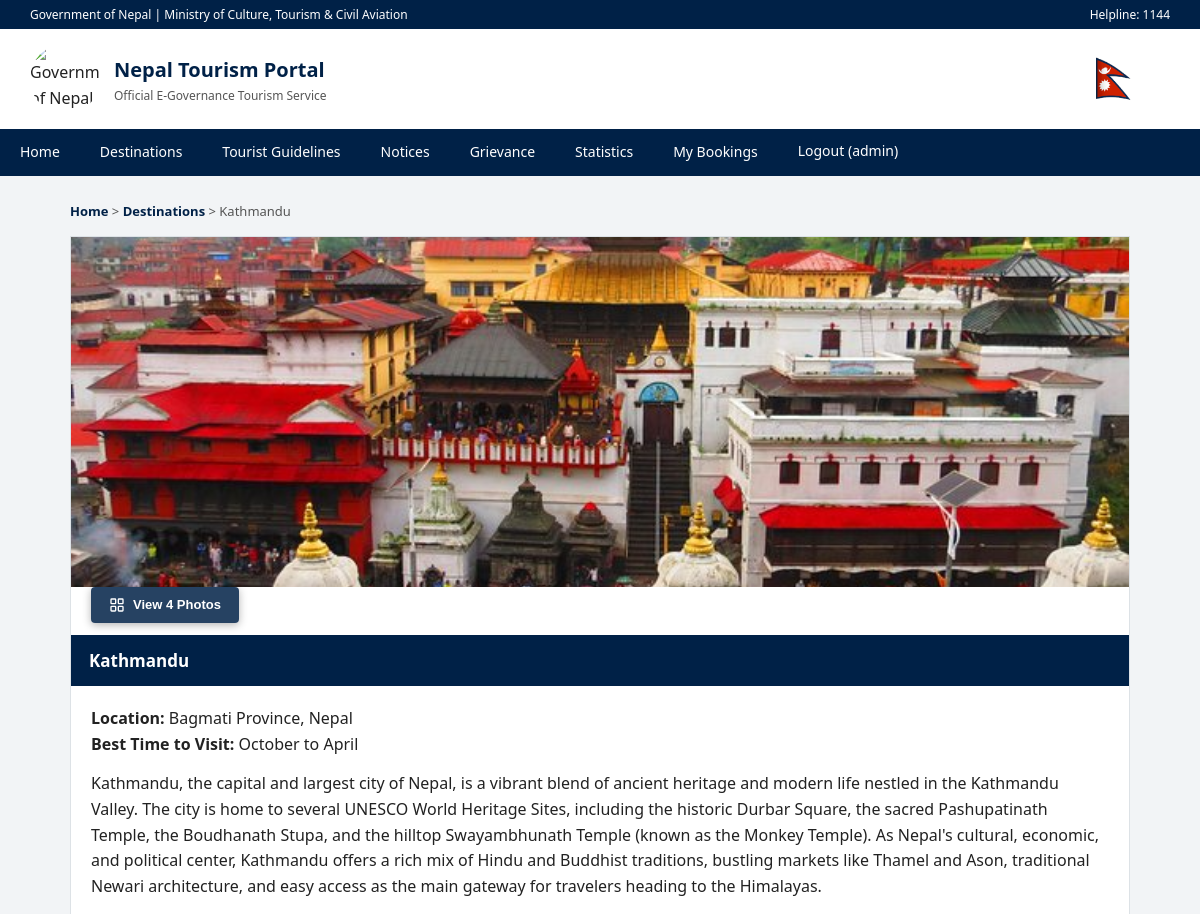
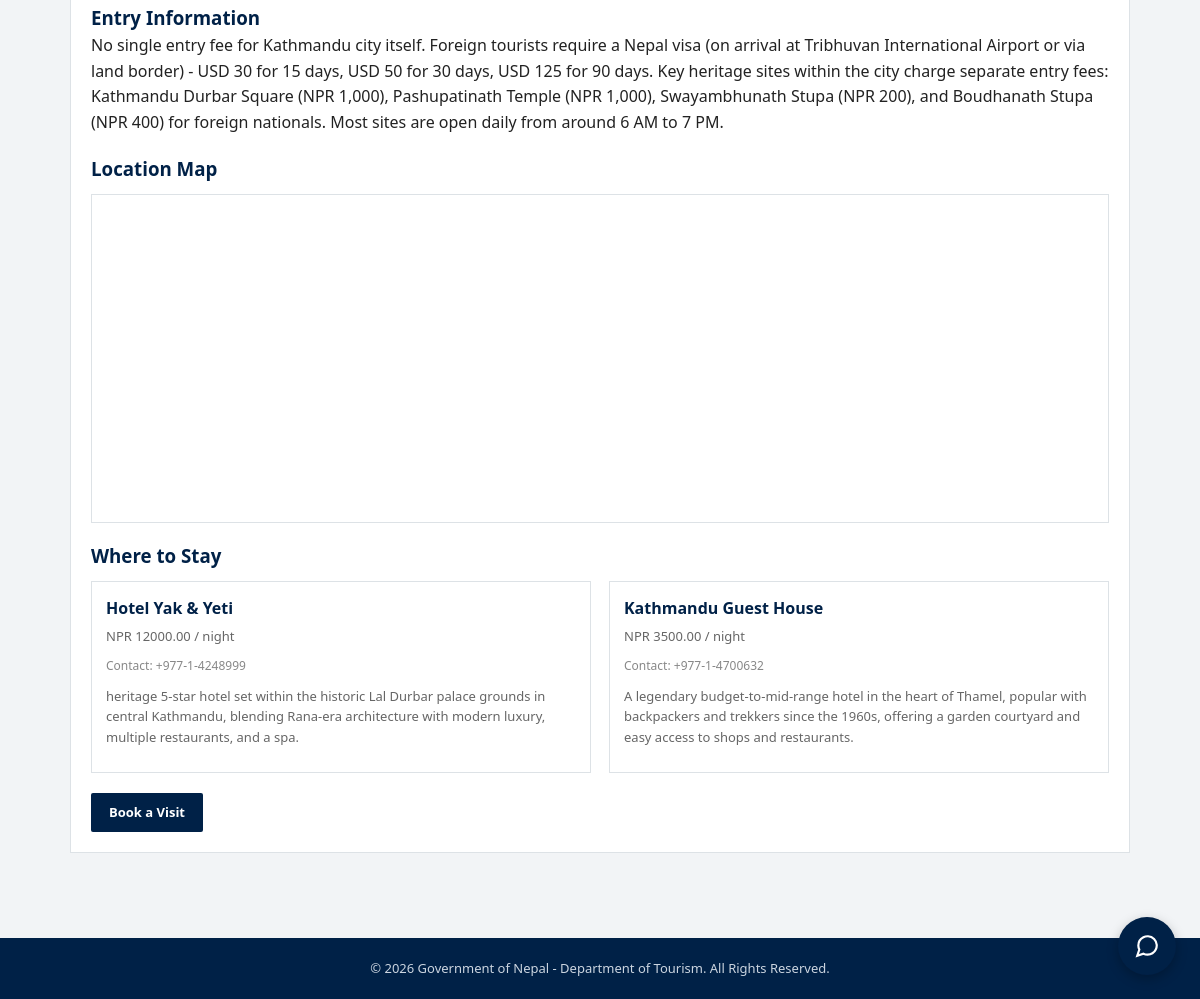
The page /destinations/1/ (signed in) on the database its author committed (2 pictures, top to bottom).
### destinations/models.py (models this page shows, shortened)
class Destination(models.Model):
    name = models.CharField(max_length=200)
    location = models.CharField(max_length=200)
    description = models.TextField()
    best_time_to_visit = models.CharField(max_length=200, blank=True)
    entry_information = models.TextField(blank=True)
    latitude = models.DecimalField(max_digits=9, decimal_places=6, blank=True, null=True)
    longitude = models.DecimalField(max_digits=9, decimal_places=6, blank=True, null=True)
    image = models.ImageField(upload_to='destinations/', blank=True, null=True)
    is_active = models.BooleanField(default=True)
    created_at = models.DateTimeField(auto_now_add=True)

class Hotel(models.Model):
    destination = models.ForeignKey(
        Destination, on_delete=models.CASCADE, related_name='hotels'
    )
    name = models.CharField(max_length=200)
    description = models.TextField(blank=True)
    price_per_night = models.DecimalField(max_digits=10, decimal_places=2)
    contact_number = models.CharField(max_length=20, blank=True)
    image = models.ImageField(upload_to='hotels/', blank=True, null=True)
    is_active = models.BooleanField(default=True)

### destinations/views.py (the view)
# urls.py: path('<int:pk>/', views.destination_detail_view, name='destination_detail'),
def destination_detail_view(request, pk):
    destination = get_object_or_404(Destination, pk=pk, is_active=True)
    return render(request, 'destinations/detail.html', {'destination': destination})

### bookings/context_processors.py (called while the page is built)
def notification_count(request):
    if request.user.is_authenticated:
        count = Booking.objects.filter(
            tourist=request.user, is_seen_by_tourist=False
        ).count()
        return {'unread_booking_count': count}
    return {'unread_booking_count': 0}

### templates/destinations/detail.html (shortened to what this page needs)
{% extends 'base.html' %}
{% block content %}
<div class="breadcrumb">
    <a href="{% url 'home' %}">Home</a> &gt;
    <a href="{% url 'destination_list' %}">Destinations</a> &gt;
    {{ destination.name }}
</div>
<div class="section">
    {% if destination.image %}
        <img src="{{ destination.image.url }}" alt="{{ destination.name }}"
             style="width:100%; max-height:350px; object-fit:cover; cursor:zoom-in;"
             onclick="openGallery(0)">
    {% endif %}
    {% with destination.gallery_images.all as gallery %}
    {% if gallery %}
        <button onclick="openGallery(0)"
            style="position:relative; margin-top:-52px; margin-left:20px; margin-bottom:12px;
                   background:rgba(0,33,71,0.85); color:#fff; border:none; cursor:pointer;
                   padding:10px 18px; font-size:13px; font-weight:600; border-radius:4px;
                   display:inline-flex; align-items:center; gap:8px;
                   box-shadow:0 2px 8px rgba(0,0,0,0.3); transition:background 0.2s;"
            onmouseover="this.style.background='#DC143C'"
            onmouseout="this.style.background='rgba(0,33,71,0.85)'">
            View {{ gallery|length|add:1 }} Photos
        </button>
    {% endif %}
{% endwith %}
    <div class="section-header"><h2>{{ destination.name }}</h2></div>
    <div class="section-body">
        <p><strong>Location:</strong> {{ destination.location }}</p>
        {% if destination.best_time_to_visit %}
            <p><strong>Best Time to Visit:</strong> {{ destination.best_time_to_visit }}</p>
        {% endif %}
        <p style="margin-top:14px;">{{ destination.description }}</p>
        {% if destination.entry_information %}
            <h3 style="color:#002147; margin-top:18px;">Entry Information</h3>
            <p>{{ destination.entry_information }}</p>
        {% endif %}
        {% if destination.latitude and destination.longitude %}
            <h3 style="color:#002147; margin-top:18px;">Location Map</h3>
            <div style="margin-top:10px; border:1px solid #dde2e6;">
                <iframe
                    width="100%"
                    height="320"
                    style="border:0;"
                    loading="lazy"
                    src="https://maps.google.com/maps?q={{ destination.latitude }},{{ destination.longitude }}&z=13&output=embed">
                </iframe>
            </div>
        {% endif %}
        {% with destination.hotels.all as hotels %}
            {% if hotels %}
                <h3 style="color:#002147; margin-top:18px;">Where to Stay</h3>
                <div class="card-grid" style="margin-top:10px;">
                    {% for hotel in hotels %}
                        {% if hotel.is_active %}
                            <div class="dest-card">
                                <div class="dest-card-body">
                                    <h3>{{ hotel.name }}</h3>
                                    <p>NPR {{ hotel.price_per_night }} / night</p>
                                    {% if hotel.contact_number %}
                                        <p style="font-size:12px; color:#888;">Contact: {{ hotel.contact_number }}</p>
                                    {% endif %}
                                    {% if hotel.description %}
                                        <p style="font-size:13px; color:#666; margin-top:6px;">{{ hotel.description }}</p>
                                    {% endif %}
                                </div>
                            </div>
                        {% endif %}
                    {% endfor %}
                </div>
            {% endif %}
        {% endwith %}
        <div style="margin-top:20px;">
            <a href="{% url 'book_destination' destination.id %}" class="btn">Book a Visit</a>
        </div>
    </div>
</div>
{% endblock %}

### templates/base.html (shortened to what this page needs)
{% load static %}
<!DOCTYPE html>
<html lang="en">
<head>
    <link rel="stylesheet" href="{% static 'css/style.css' %}?v=2">
</head>
<body>
    <div class="gov-strip">
        <span>Government of Nepal | Ministry of Culture, Tourism &amp; Civil Aviation</span>
        <span>Helpline: 1144</span>
    </div>
    <header class="site-header">
        <div class="brand">
           <img src="{% static 'images/logo.png' %}" alt="Government of Nepal Emblem" class="header-logo" style="width:70px !important; height:70px !important; object-fit:contain;">
            <div class="brand-text">
                <h1>Nepal Tourism Portal</h1>
                <p>Official E-Governance Tourism Service</p>
            </div>
        </div>
        <img src="{% static 'images/nepal.gif' %}" alt="Flag of Nepal" class="header-flag" style="width:80px !important; height:80px !important; object-fit:contain;">
    </header>
    <nav class="main-nav">
        <ul>
            <li><a href="{% url 'home' %}">Home</a></li>
            <li><a href="{% url 'destination_list' %}">Destinations</a></li>
            <li><a href="{% url 'guidelines' %}">Tourist Guidelines</a></li>
            <li><a href="{% url 'notices' %}">Notices</a></li>
            <li><a href="{% url 'grievance' %}">Grievance</a></li>
            <li><a href="{% url 'stats' %}">Statistics</a></li>
            {% if user.is_authenticated %}
                <li>
                    <a href="{% url 'my_bookings' %}" style="position:relative;">
                        My Bookings
                    </a>
                </li>
                <li>
                    <form method="POST" action="{% url 'logout' %}" style="margin:0;">
                        <button type="submit" style="background:none; border:none; color:#fff; font-size:14px; font-weight:500; padding:12px 20px; cursor:pointer; font-family:inherit;">
                            Logout ({{ user.username }})
                        </button>
                    </form>
                </li>
            {% else %}
                <li><a href="{% url 'login' %}">Login</a></li>
                <li><a href="{% url 'register' %}">Register</a></li>
            {% endif %}
        </ul>
    </nav>
    <div class="page-container">
        {% block content %}{% endblock %}
    </div>
    <footer class="site-footer">
        &copy; {% now "Y" %} Government of Nepal - Department of Tourism. All Rights Reserved.
    </footer>
    <div id="chatbot-toggle" onclick="toggleChatbot()">
        <svg width="26" height="26" viewBox="0 0 24 24" fill="none" stroke="#fff" stroke-width="2">
            <path d="M21 11.5a8.38 8.38 0 0 1-.9 3.8 8.5 8.5 0 0 1-7.6 4.7 8.38 8.38 0 0 1-3.8-.9L3 21l1.9-5.7a8.38 8.38 0 0 1-.9-3.8 8.5 8.5 0 0 1 4.7-7.6 8.38 8.38 0 0 1 3.8-.9h.5a8.48 8.48 0 0 1 8 8v.5z"></path>
        </svg>
    </div>
</body>
</html>

### static/css/style.css (style rules this page uses)
* { margin: 0; padding: 0; box-sizing: border-box; }
body { font-family: 'Segoe UI', Arial, Helvetica, sans-serif; background-color: #f2f4f6; color: #222; line-height: 1.6; }
a { text-decoration: none; color: inherit; }
.gov-strip { background-color: #002147; color: #ffffff; font-size: 12px; padding: 5px 30px; display: flex; justify-content: space-between; }
.site-header { background-color: #ffffff; padding: 10px 30px; display: flex; align-items: center; justify-content: space-between; flex-wrap: wrap; }
.brand { display: flex; align-items: center; gap: 14px; }
.brand-text h1 { font-size: 20px; color: #002147; }
.brand-text p { font-size: 12px; color: #555; }
.header-logo { width: 45px !important; height: 45px !important; object-fit: contain !important; border-radius: 50%; flex-shrink: 0; }
.header-flag { width: 40px !important; height: 26px !important; object-fit: contain !important; flex-shrink: 0; }
.main-nav { background-color: #002147; }
.main-nav ul { list-style: none; display: flex; flex-wrap: wrap; }
.main-nav li a { display: block; padding: 12px 20px; color: #ffffff; font-size: 14px; font-weight: 500; }
.page-container { max-width: 1100px; margin: 0 auto; padding: 25px 20px 60px 20px; }
.breadcrumb { font-size: 13px; color: #555; margin-bottom: 15px; }
.breadcrumb a { color: #002147; font-weight: 600; }
.section { background-color: #ffffff; border: 1px solid #dde2e6; margin-bottom: 25px; }
.section-header { background-color: #002147; color: #fff; padding: 12px 18px; }
.section-header h2 { font-size: 17px; }
.section-body { padding: 20px; }
.card-grid { display: grid; grid-template-columns: repeat(auto-fit, minmax(230px, 1fr)); gap: 18px; }
.dest-card { border: 1px solid #dde2e6; background-color: #fff; overflow: hidden; transition: box-shadow 0.2s; }
.dest-card-body { padding: 14px; }
.dest-card-body h3 { color: #002147; font-size: 16px; margin-bottom: 4px; }
.dest-card-body p { font-size: 13px; color: #666; margin-bottom: 10px; }
.btn { display: inline-block; background-color: #002147; color: #fff !important; padding: 9px 18px; font-size: 13px; font-weight: 600; border-radius: 2px; }
.site-footer { background-color: #002147; color: #cbd5e0; text-align: center; padding: 20px; font-size: 13px; }
#chatbot-toggle { position: fixed; bottom: 24px; right: 24px; width: 58px; height: 58px; background: #002147; border-radius: 50%; display: flex; align-items: center; justify-content: center; cursor: pointer; box-shadow: 0 4px 12px rgba(0,0,0,0.25); z-index: 1000; transition: background 0.2s; }

### rows shown on the page
Destination: name "Kathmandu", image (picture), location "Bagmati Province, Nepal", best_time_to_visit "October to April", description "Kathmandu, the capital and largest city of Nepal, is a vibrant blend of ancient heritage and modern life nestled in the Kathmandu Valley. The city is home to several UNESCO World Heritage Sites, including the historic Durbar Square, the sacred Pashupatinath Temple, the Boudhanath Stupa, and the hilltop Swayambhunath Temple (known as the Monkey Temple). As Nepal's cultural, economic, and political center, Kathmandu offers a rich mix of Hindu and Buddhist traditions, bustling markets like Thamel and Ason, traditional Newari architecture, and easy access as the main gateway for travelers heading to the Himalayas.", entry_information "No single entry fee for Kathmandu city itself. Foreign tourists require a Nepal visa (on arrival at Tribhuvan International Airport or via land border) - USD 30 for 15 days, USD 50 for 30 days, USD 125 for 90 days. Key heritage sites within the city charge separate entry fees: Kathmandu Durbar Square (NPR 1,000), Pashupatinath Temple (NPR 1,000), Swayambhunath Stupa (NPR 200), and Boudhanath Stupa (NPR 400) for foreign nationals. Most sites are open daily from around 6 AM to 7 PM."
Hotel: name "Hotel Yak & Yeti", price_per_night "12000.00", contact_number "+977-1-4248999", description "heritage 5-star hotel set within the historic Lal Durbar palace grounds in central Kathmandu, blending Rana-era architecture with modern luxury, multiple restaurants, and a spa."
Hotel: name "Kathmandu Guest House", price_per_night "3500.00", contact_number "+977-1-4700632", description "A legendary budget-to-mid-range hotel in the heart of Thamel, popular with backpackers and trekkers since the 1960s, offering a garden courtyard and easy access to shops and restaurants."

### other values the page prints
{{ user.username }} "admin"
{{ gallery|length|add:1 }} "4"
